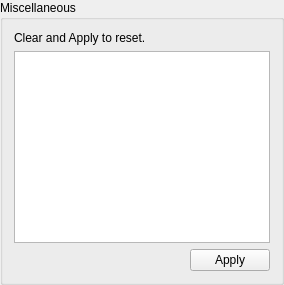
         <widget class="QGroupBox" name="miscellaneous">
          <property name="styleSheet">
           <string notr="true">QGroupBox#miscellaneous:title {background-color: qlineargradient(spread:reflect, x1:0.023, y1:0.988636, x2:0.028, y2:0.011, stop:0 rgba(218, 232, 255, 255), stop:1 rgba(170, 85, 255, 255));}</string>
          </property>
          <property name="title">
           <string>Miscellaneous</string>
          </property>
          <layout class="QVBoxLayout" name="verticalLayout_3">
           <item>
            <widget class="QLabel" name="label_34">
             <property name="text">
              <string>Clear and Apply to reset.</string>
             </property>
            </widget>
           </item>
           <item>
            <widget class="QPlainTextEdit" name="other_options">
             <property name="toolTip">
              <string>Option := Value</string>
             </property>
             <property name="plainText">
              <string notr="true"/>
             </property>
            </widget>
           </item>
           <item>
            <layout class="QHBoxLayout" name="horizontalLayout_19">
             <item>
              <spacer name="horizontalSpacer_10">
               <property name="orientation">
                <enum>Qt::Horizontal</enum>
               </property>
               <property name="sizeHint" stdset="0">
                <size>
                 <width>40</width>
                 <height>20</height>
                </size>
               </property>
              </spacer>
             </item>
             <item>
              <widget class="QPushButton" name="apply_other">
               <property name="text">
                <string>Apply</string>
               </property>
              </widget>
             </item>
            </layout>
           </item>
          </layout>
         </widget>
